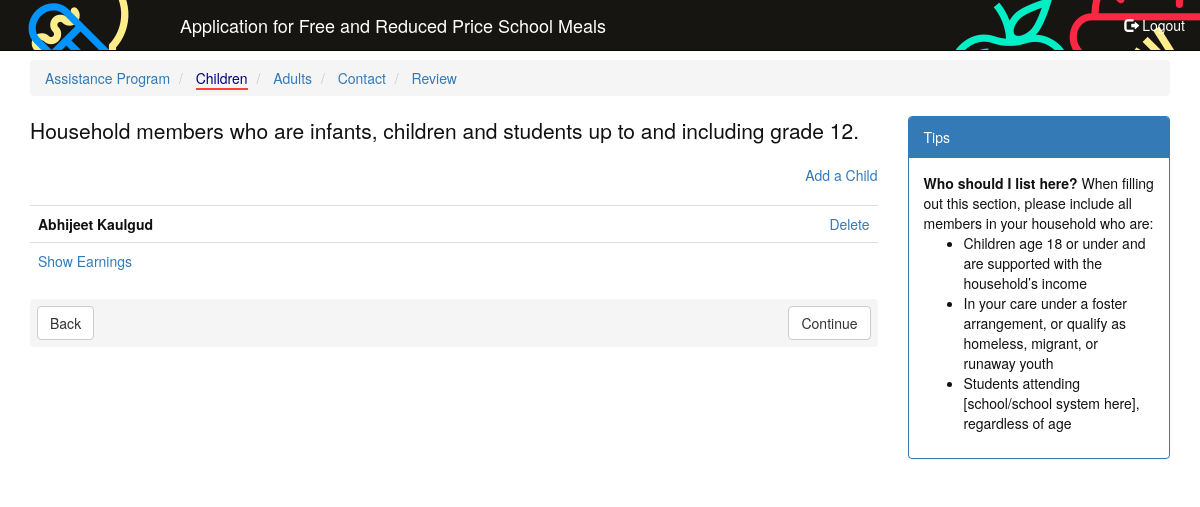
Page /eat/app/children/ (signed in) on the earlier database version.
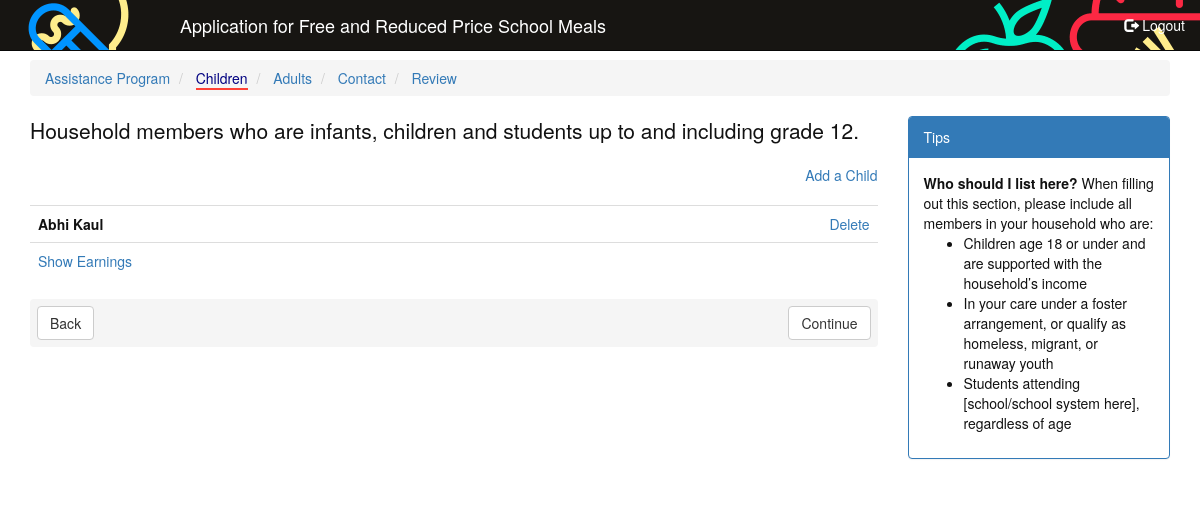
Same page on the later database version.
### eat/models.py (models this page shows)
class Child(models.Model):
    children = models.Manager()
    application = models.ForeignKey(Application, on_delete=models.CASCADE)
    first_name = models.CharField(max_length=25,
                                  verbose_name='First Name')
    last_name = models.CharField(max_length=25,
                                 verbose_name='Last Name')
    middle_name = models.CharField(max_length=25,
                                   verbose_name='Middle Name',
                                   blank=True,
                                   null=True)
    is_student = models.BooleanField(verbose_name='Is Student')
    foster_child = models.BooleanField(verbose_name='Is Foster Child')
    hmr = models.BooleanField(verbose_name='Homeless, Migrant, Runaway')
    salary = models.IntegerField(verbose_name='Salary',
                                 help_text='Salary or Wages from a Job',
                                 blank=True,
                                 null=True)
    salary_frequency = models.IntegerField(choices=PAY_FREQUENCIES,
                                           verbose_name='Frequency Of Salary',
                                           help_text='How often are earnings received',
                                           blank=True,
                                           null=True)
    ssi_disability = models.IntegerField(verbose_name='Social Security Income for Disability',
                                         help_text='Social security income for childs blindness or disability',
                                         blank=True,
                                         null=True)
    ssi_disability_frequency = models.IntegerField(choices=PAY_FREQUENCIES,
                                                   verbose_name='Frequency Of Social Security Income for Disability',
                                                   help_text='How often are earnings received',
                                                   blank=True,
                                                   null=True)
    ssi_parent_disability = models.IntegerField(verbose_name='Social Security Income for Parents Disability',
                                                help_text='Social security income received if parent is disabled/retired/deceased',
                                                blank=True,
                                                null=True)
    ssi_parent_disability_frequency = models.IntegerField(choices=PAY_FREQUENCIES,
                                                          verbose_name='Frequency Of Social Security Income for Parent Disabilty',
                                                          help_text='How often are earnings received',
                                                          blank=True,
                                                          null=True)
    spending_money_income = models.IntegerField(verbose_name='Spending Money Income',
                                                help_text='Spending money received from a person outside the household',
                                                blank=True,
                                                null=True)
    spending_money_income_frequency = models.IntegerField(choices=PAY_FREQUENCIES,
                                                          verbose_name='Frequency Of Spending Money Income',
                                                          help_text='How often are earnings received',
                                                          blank=True,
                                                          null=True)
    other_friend_income = models.IntegerField(verbose_name='Other Regular Income From Friends',
                                              blank=True,
                                              null=True)
    other_friend_income_frequency = models.IntegerField(choices=PAY_FREQUENCIES,
                                                        verbose_name='Frequency Of Other Regular Income From Friends',
                                                        help_text='How often are earnings received',
                                                        blank=True,
                                                        null=True)
    pension_income = models.IntegerField(verbose_name='Pension Income',
                                         blank=True,
                                         null=True)
    pension_income_frequency = models.IntegerField(choices=PAY_FREQUENCIES,
                                                   verbose_name='Pension Income Frequency',
                                                   help_text='How often are earnings received',
                                                   blank=True,
                                                   null=True)
    annuity_income = models.IntegerField(verbose_name='Annuity Income',
                                         blank=True,
                                         null=True)
    annuity_income_frequency = models.IntegerField(choices=PAY_FREQUENCIES,
                                                   verbose_name='Annuity Income Frequency',
                                                   help_text='How often are earnings received',
                                                   blank=True,
                                                   null=True)
    trust_income = models.IntegerField(verbose_name='Trust Income',
                                       blank=True,
                                       null=True)
    trust_income_frequency = models.IntegerField(choices=PAY_FREQUENCIES,
                                                 verbose_name='Trust Income Frequency',
                                                 help_text='How often are earnings received',
                                                 blank=True,
                                                 null=True)
    other_income = models.IntegerField(verbose_name='Other Income',
                                       help_text='Any other income',
                                       blank=True,
                                       null=True)
    other_income_frequency = models.IntegerField(choices=PAY_FREQUENCIES,
                                                 verbose_name='Other Income Frequency',
                                                 help_text='How often are earnings received',
                                                 blank=True,
                                                 null=True)

### eat/views.py (the view)
# urls.py: url(r'^app/children/(?P<child_id>[0-9]+)/edit', views.edit_child, name='edit_child'),
@login_required
def children(request):
    args = dict()
    app = AppUtil.get_by_user(user=request.user)
    _children = Child.children.filter(application=app[0])
    args['app'] = app[0]
    args['nav'] = AppUtil.get_nav(nav=nav, url='children')
    args['children'] = _children
    args['earnings_pages'] = AppUtil.get_earnings_pages('children')
    AppUtil.set_last_page(app[0], request.get_full_path())
    return render(request, "eat/user/application/child/children.html", args)

### eat/templatetags/navigation.py (called while the page is built)
@register.inclusion_tag('eat/user/application/nav.html')
def show_nav(nav):
    return {'nav': nav}

### eat/templatetags/tags.py (called while the page is built)
@register.filter(name='getvalue')
def getvalue(object, property):
    if object:
        return getattr(object, property)
    else:
        return None

@register.filter(name='frequencylabel')
def frequencylabel(value):
    if value:
        return dict(PAY_FREQUENCIES).get(value)
    else:
        return ""

### eat/util.py (called while the page is built)
    @classmethod
    def get_by_user(cls, user):
        app = Application.applications.filter(user=user.id)
        return app

    @classmethod
    def set_last_page(cls, app, path):
        app.last_page = path
        app.save()

    @classmethod
    def get_earnings_pages(self, entity):
        p = EarningsPage.objects.get(name=entity)
        e = []
        while p.next.name != entity:
            if p.next.page_type == 'form':
                e.append(p.next)
            p = p.next
        return e

    @classmethod
    def get_nav(cls, nav, url):
        t = []
        for k, v in nav.items():
            v['current'] = True if v['url'] == url else False
            t.append(v)
        s = sorted(t, key=lambda k:k['position'])
        return s

### eat/templates/eat/user/application/child/children.html (shortened to what this page needs)
{% extends "eat/user/application/base.html" %}
{% load staticfiles %}
{% load humanize %}
{% load tags %}
{% block application_content_main %}
    <p class="lead">
        Household members who are infants, children and students up to and including grade 12.
    </p>
    <a class="pull-right" role="button" href="{% url 'add_child' %}">Add a Child</a>
    <br><br>
    {% if children %}
        <table class="table">
            {% for child in children %}
                <tr>
                    <th>{{ child.first_name }} {{ child.last_name }}</th>
                    <td>
                        <a class="pull-right" role="button"
                           href="{% url 'delete_child' child_id=child.id %}">Delete</a>
                    </td>
                </tr>
                {% if not child.application.assistance_program %}
                    <tr>
                        <td colspan="2">
                            <a class="" role="button" data-toggle="collapse" href="#collapseExample"
                               aria-expanded="false" aria-controls="collapseExample">
                                Show Earnings
                            </a>
                        </td>
                    </tr>
                {% endif %}
            {% endfor %}
        </table>
    {% endif %}
{% endblock %}
{% block application_bottom_nav %}
    <a class="btn btn-default pull-left" role="button"
       href="{% url 'eat.views.assistance_program' %}">Back</a>
    <a class="btn btn-default pull-right" role="button"
            {% if not app.assistance_program %}
       href="{% url 'eat.views.adults' %}"
            {% else %}
       href="{% url 'eat.views.contact' %}"
            {% endif %}
    >Continue
    </a>
{% endblock %}
{% block application_content_right %}
    <div class="panel panel-primary">
        <div class="panel-heading">
            Tips
        </div>
        <div class="panel-body">
            <strong>Who should I list here?</strong>
            When filling out this section, please include all members in your household who are:
            <ul>
                <li>Children age 18 or under and are supported with the household’s income</li>
                <li>In your care under a foster arrangement, or qualify as homeless, migrant, or runaway youth</li>
                <li>Students attending [school/school system here], regardless of age</li>
            </ul>
        </div>
    </div>
{% endblock %}

Differences in the rows shown:
removed Child: first_name "Abhijeet", last_name "Kaulgud"
added Child: first_name "Abhi", last_name "Kaul"
